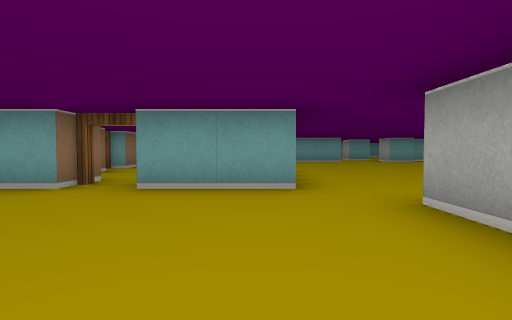
View 1 (above)

20 first-person views from a walk through a cub3D level. The camera is about half as high as the walls, tilts 2° down and sees 85° across. The floor is counted in squares. Each view is taken from the middle of a square. On the plan, view 1 faces up. The plan holds only what a view shows up to about 9 squares ahead; the rest is blank.

View 2
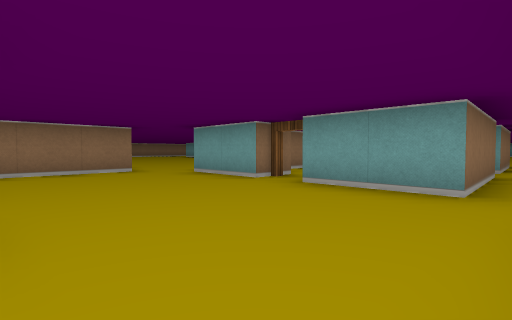

View 3
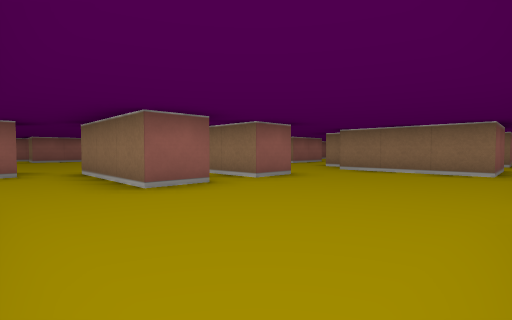

View 4
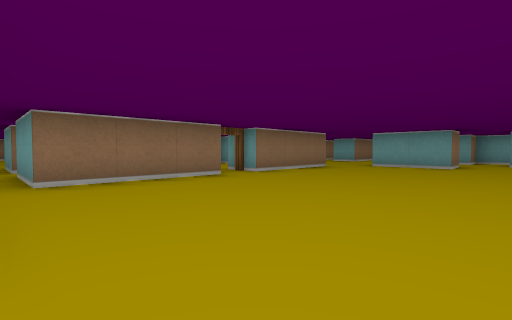

View 5
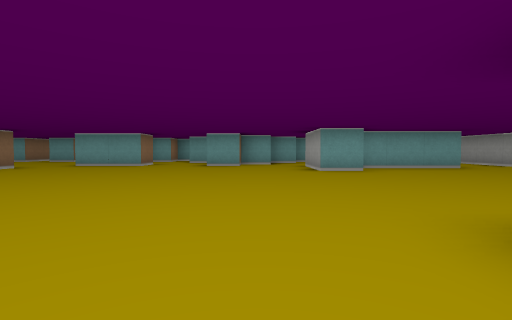

View 6
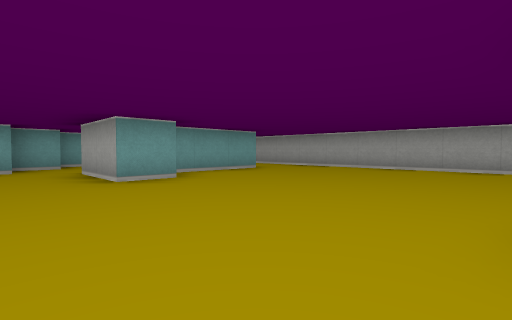

View 7
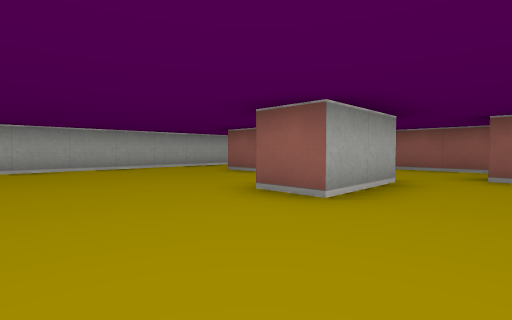

View 8
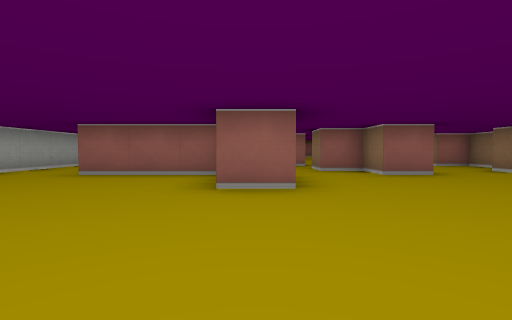

View 9
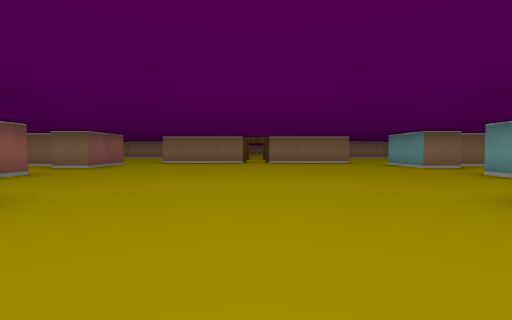

View 10
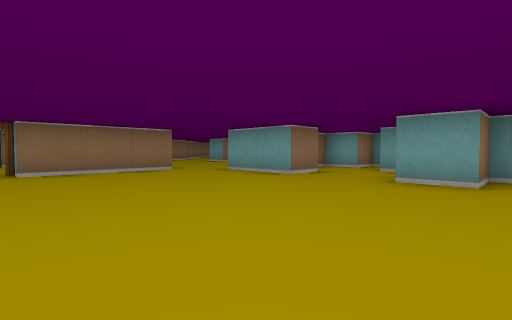

View 11
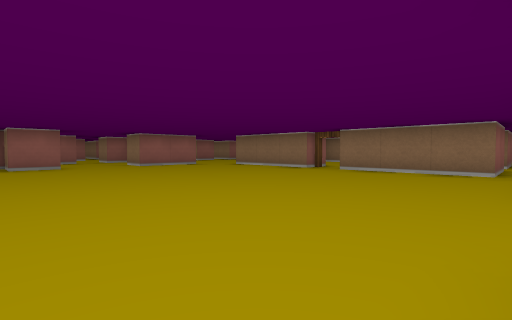

View 12
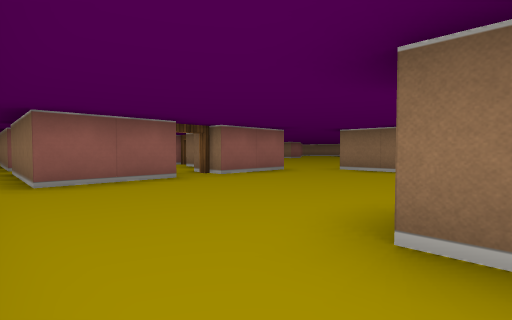

View 13
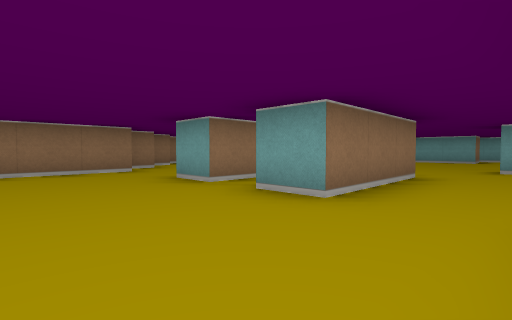

View 14
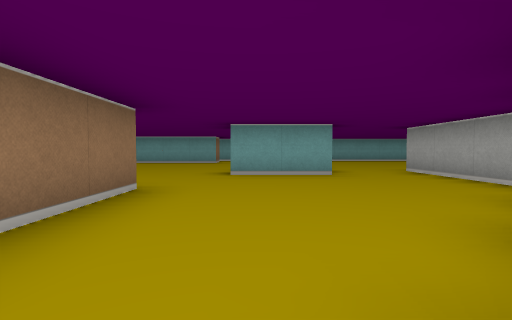

View 15
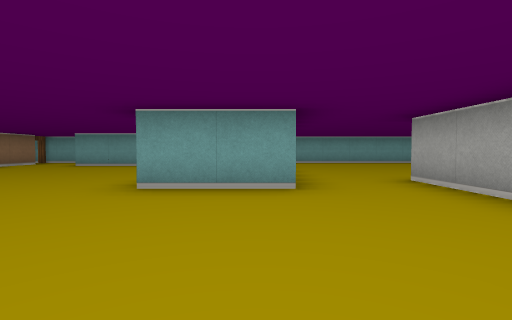

View 16
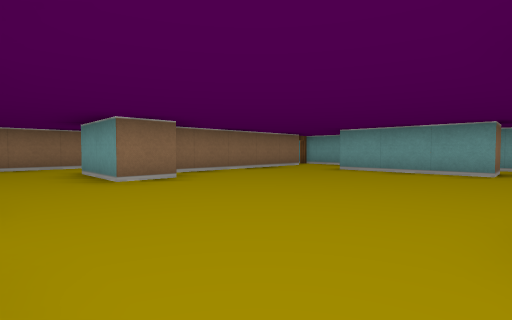

View 17
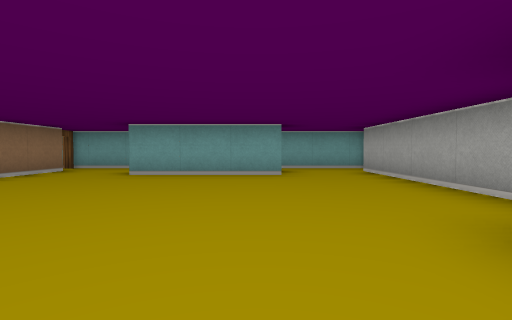

View 18
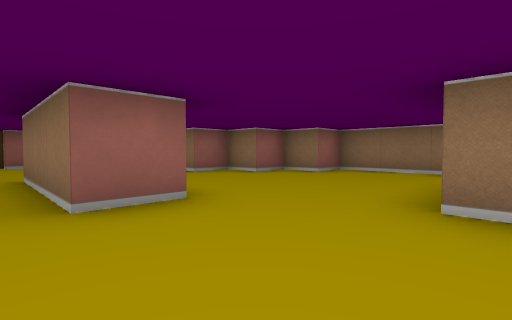

View 19
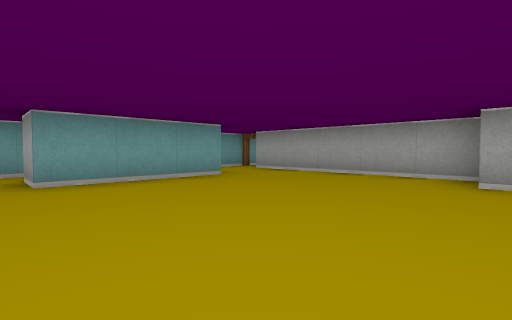

View 20
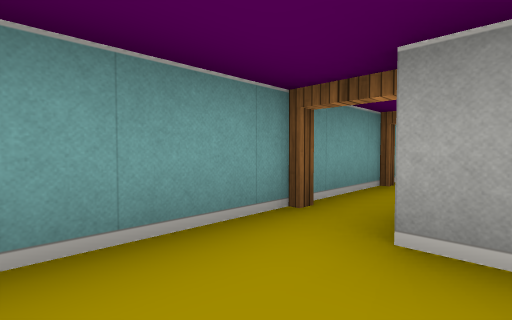

### Floor plan
Key: @ floor where view 1 was taken; # wall or solid block; . floor; D open door.
Columns run from 9 left of view 1 to 15 right of it. Each row starts with its distance up from view 1.
 27    #########
 26    D..D.D..D
 25    #..###..# ...
 24    #.......#....
 23    #.......#....
 22    #.......#...
 21    #.......#...
 20 #..##.....##..#
 19 #.............#
 18 #.............#
 17 #.....#.#....
 16 ##....#.#...##
 15  ##...#.#..##.   ##
 14   ##.......#..# ##.
 13    #.......#...##..
 12    #.......##..#...    .#
 11   ................####..#
 10   ...##D##........#.....#
  9      #...#..............#
  8      #...#..............#
  7      D...D..............#
  6      #...#..............#
  5      #...#..............#
  4  ....##D##........#.....#
  3  .................#.....#
  2   ##.......##..#..####..#
  1    #.......#...##..    .#
  0   ##.....@.#...  ..    .#
 -1   #...#.#..##    ##     #
 -2   ... #.#..
 -3         #..
 -4         ..#
 -5         ..
 -6         ..
 -7         ..
 -8         ..

Where each view was taken, in squares from view 1:
view 1: 0 up, 0 right, facing up
view 2: 0 up, 1 right, facing up-left
view 3: 3 up, 1 right, facing down-left
view 4: 3 up, 5 right, facing up-left
view 5: 3 up, 7 right, facing up
view 6: 5 up, 7 right, facing up-right
view 7: 7 up, 7 right, facing down-right
view 8: 8 up, 9 right, facing down
view 9: 7 up, 11 right, facing left
view 10: 7 up, 7 right, facing up-left
view 11: 11 up, 7 right, facing down-left
view 12: 15 up, 1 right, facing down-left
view 13: 12 up, 1 right, facing up-left
view 14: 14 up, 1 right, facing up
view 15: 16 up, 2 right, facing up
view 16: 18 up, 0 right, facing up-left
view 17: 19 up, 1 left, facing up
view 18: 20 up, 2 left, facing down-left
view 19: 20 up, 4 left, facing up-right
view 20: 25 up, 5 left, facing up-right
